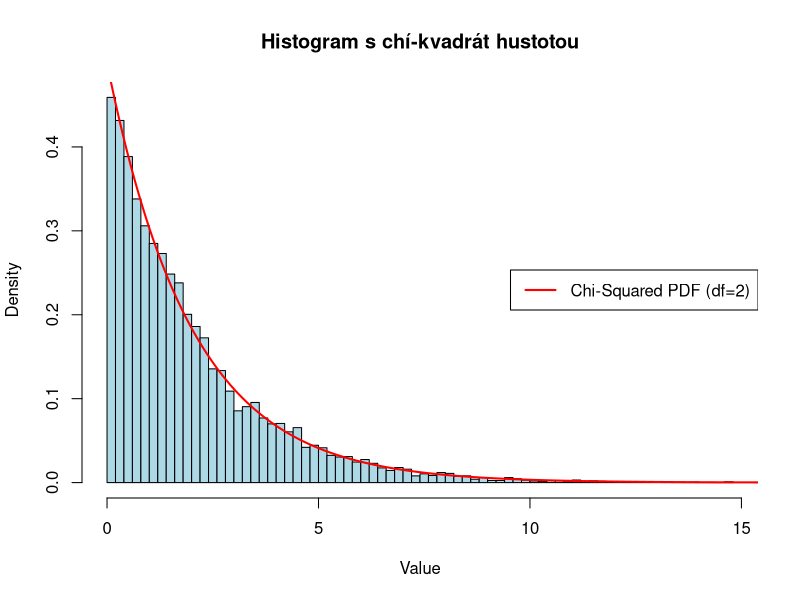

R code for this plot:
library(MASS)

rescale_to_unit_circle <- function(df) {
  # Calculate the distance from the origin for each point
  distances <- sqrt(df[,1]^2 + df[,2]^2)
  
  # Rescale each point to the unit circle
  df_rescaled <- df
  df_rescaled[,1] <- df[,1] / distances
  df_rescaled[,2] <- df[,2] / distances
  
  return(df_rescaled)
}

#kolko testov chceme urobit?

N <- 10000

#ako velke subory budeme chciet testovat? 15 pouzil Mathur aj Blumen

n_min <- 30
n_max <- 60

n <- sample(n_min:n_max, N, replace = TRUE)

stats <- numeric(0)

pokus<-1
for(pokus in 1:N){
  
  #vyrobme data pre dany pokus
  mu <- c(0, 0)  # vycentrovane data
  Sigma <- matrix(c(1, 0.3, 0.3, 1), 2, 2)  # nech su nase dve premenne zavisle
  data_points <- mvrnorm(n[pokus], mu = mu, Sigma = Sigma)
  
  #najdime ranky
  m <- data_points[,2]/data_points[,1]
  
  data <- data.frame(cbind(data_points,m))
  
  data_pos <- data[m>0,]
  data_pos<- data_pos[order(data_pos$m),]
  data_neg <- data[m<0,]
  data_neg <-data_neg[order(data_neg$m),]

  data_sort <- rbind(data_pos,data_neg)
  
  
  #testove statistiky vynulujeme
  S1 <- 0
  S2 <- 0
  a <- 0
  
  for(bod in 1:(n[pokus])){
    
    a <- sign(data_sort[bod,2])
    #print(a)
    S1 = S1 + a*cos(pi*(bod/n[pokus]))
    S2 = S2 + a*sin(pi*(bod/n[pokus]))

  }
  #S2 <- S2/n[pokus]
  #S1 <- S1/n[pokus]

  Z <- (S1^2 + S2^2)*(2/n[pokus])
  stats <- c(stats,Z)
}

ks_test <- ks.test(stats, "pchisq", df = 2)
ks_test$p.value

hist(stats, probability = TRUE, breaks=60, main = "Histogram s chí-kvadrát hustotou", xlab = "Value", 
     col = "lightblue", border = "black")

# Create a sequence of x-values for the CDF
x_vals <- seq(0, 40, length = 20000)

# Add the CDF of the Chi-squared distribution (df = 2)
lines(x_vals, dchisq(x_vals, df=2), col = "red", lwd = 2)

# Add a legend
legend("right", legend = c("Chi-Squared PDF (df=2)"), col = "red", lwd = 2)
